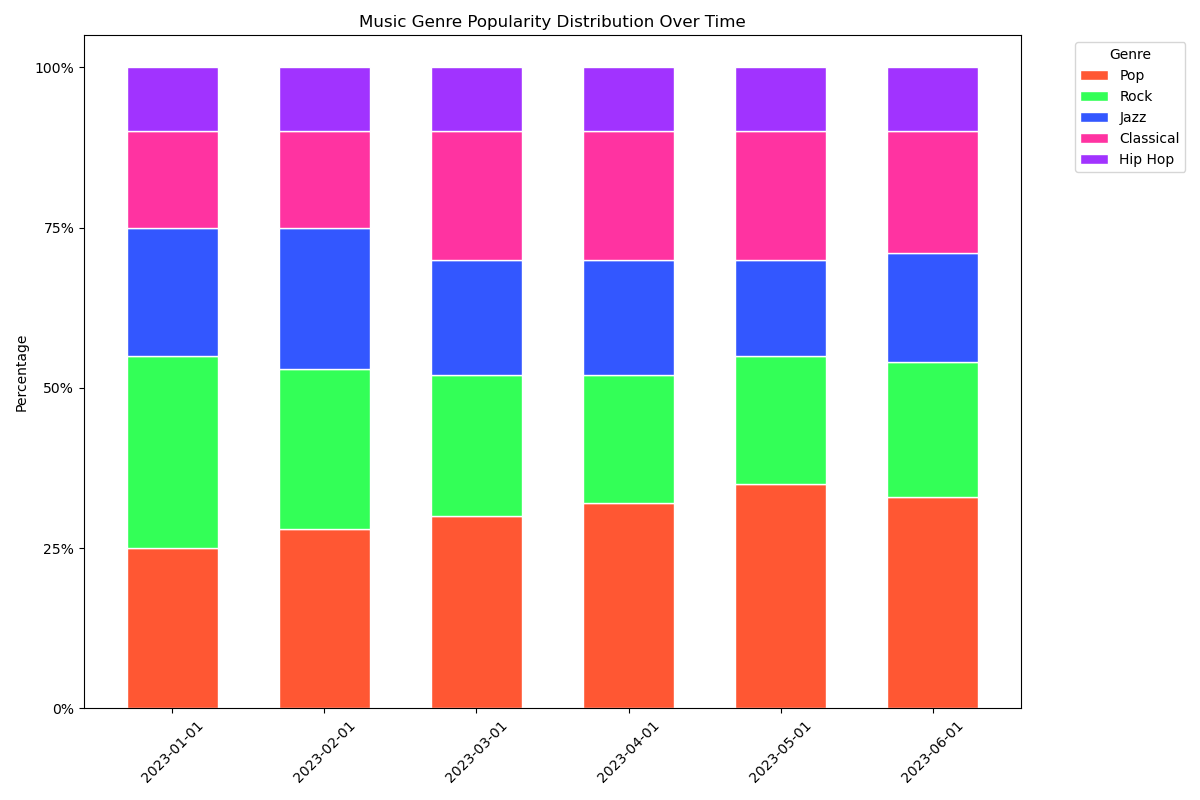

Reproduce this figure in Python.

import matplotlib.pyplot as plt
import pandas as pd
import seaborn as sns
from datetime import datetime

# Convert the table data to a DataFrame
data = [
    {'Date': '2023-01-01', 'Pop': '25%', 'Rock': '30%', 'Jazz': '20%', 'Classical': '15%', 'Hip Hop': '10%'},
    {'Date': '2023-02-01', 'Pop': '28%', 'Rock': '25%', 'Jazz': '22%', 'Classical': '15%', 'Hip Hop': '10%'},
    {'Date': '2023-03-01', 'Pop': '30%', 'Rock': '22%', 'Jazz': '18%', 'Classical': '20%', 'Hip Hop': '10%'},
    {'Date': '2023-04-01', 'Pop': '32%', 'Rock': '20%', 'Jazz': '18%', 'Classical': '20%', 'Hip Hop': '10%'},
    {'Date': '2023-05-01', 'Pop': '35%', 'Rock': '20%', 'Jazz': '15%', 'Classical': '20%', 'Hip Hop': '10%'},
    {'Date': '2023-06-01', 'Pop': '33%', 'Rock': '21%', 'Jazz': '17%', 'Classical': '19%', 'Hip Hop': '10%'}
]

df = pd.DataFrame(data)

# Transform percentage strings into numbers
for col in df.columns:
    if col != 'Date':
        df[col] = df[col].str.rstrip('%').astype('float') / 100

# Pivot the data to long format
df_long = df.melt(id_vars='Date', var_name='Genre', value_name='Percentage')

# Sort the DataFrame based on Date to maintain the order
df_long['Date'] = pd.to_datetime(df_long['Date'])
df_long.sort_values(by='Date', inplace=True)

# Plotting the 100% stacked bar chart
categories = df.columns[1:]
colors = ['#FF5733', '#33FF57', '#3357FF', '#FF33A1', '#A133FF']

# Starting point for the first category
left = len(df_long['Date'].unique()) * [0]

fig, ax = plt.subplots(figsize=(12, 8))

# Iterate through the genre categories
for ix, category in enumerate(categories):
    category_data = df_long[df_long['Genre'] == category]
    plt.bar(
        category_data['Date'].dt.strftime('%Y-%m-%d'),
        category_data['Percentage'],
        width=0.6,
        bottom=left,
        color=colors[ix],
        edgecolor="white",
        label=category
    )
    # Add the current category to 'left' for the next series
    left = left + category_data['Percentage'].values

# Customizations
plt.xticks(rotation=45)
plt.yticks(ticks=[0, 0.25, 0.5, 0.75, 1], labels=['0%', '25%', '50%', '75%', '100%'])
plt.ylabel('Percentage')
plt.title('Music Genre Popularity Distribution Over Time')
plt.legend(title='Genre', bbox_to_anchor=(1.05, 1), loc='upper left')

# Make it tight layout to fit the legend
plt.tight_layout()

# Display the plot
plt.show()
